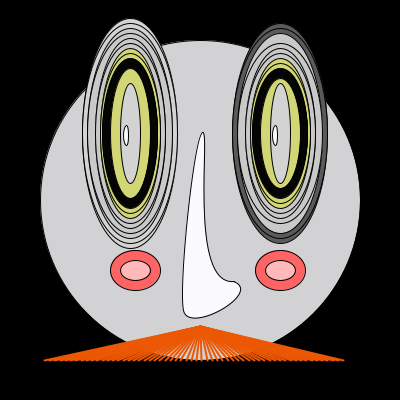
Frame 1 (no input)
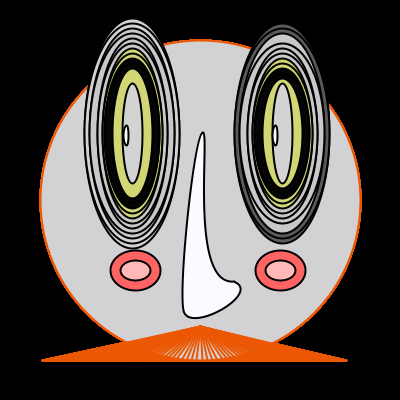
Frame 60 (the mouse pressed at the canvas centre just before this capture)
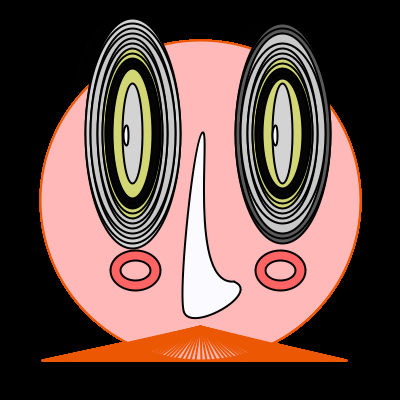
Frame 120 (the mouse held since frame 60 and released just before this capture)

The Processing sketch that drew these frames (run headless with seeded random() and noise(); from frame 60 on, the mouse is pressed at the canvas centre):

// Processing sketch: processing_92379
// ── processing_92379.pde





//Christopher Nolan pendant son brainstorm d'Inception 



float x;
float y;
float rayon = 160;
float blend;
float vitOsc = 0.1;

float gauche = 0 ;
float droite = 400;
float haut = 100;
float bas = 170;

float courante;
float cible;
float vitesse;

float fade;
float c;
int timeStamp;
int interval;

int pomdroiteX = 135;
int pomdroiteY = 270;
int pomdroiteR = 15;

int pomgaucheX = 280;
int pomgaucheY = 270;
int pomgaucheR = 15;

int etat;

/////////////////////////////////////////////////////////////// Fonction qui n'est appelee qu'au demarrage.

void setup() {
  size(400, 400); // La taille de la fenetre.
  frameRate(30); // Le nombre d'images par seconde.
  smooth(); // Lisser les formes dessinees.
  background(0, 0, 0);
  x=width/2;
  y=height/2;
  courante = 0.1;
  vitesse = 2;

  c = color(random(256), random(256), random(256));
  interval = 100;
}

void draw() {  

  ///////////////////////////////////////////////////////////////////Mouse Over
  float distance = dist( mouseX, mouseY, width/2, height/2);
  if ( distance < rayon ) {
    fill(255, 185, 185);
  } 
  else {
    fill(210, 209, 211);
  }
  //////////////////////////////////////////////////////////////// // tête   

  ellipse( width/2, height/2, rayon * 2, rayon * 2);
  stroke(0, 0, 0); 

  ///////////////////////////////////////////////////////////////////////// etats
  if ( etat == 0 ) {
    interval= 3000;        // Interval qui change dépendant des états
    vitOsc = 0.1;         // vitesse d'oscillation qui change dépendant de l'état
    cible= 0.25;            // Vitesse d'oscillation visée 
  }
  else if ( etat == 1) {
    vitOsc = 5;
    interval=75;
    cible= 0.25;
  }
  else {

    vitOsc = 0.25;
    interval=2000;
    cible= 0.1;
  }
  ////////////////////////////////////////////////////////////////////////////////



  ///////////////////////////////////////////////////////////////////////////////// Changer la couleur lorsque la souris est dessus la barre.
  pushMatrix();
  if ( mouseX > gauche && mouseX < droite && mouseY > haut && mouseY < bas ) {
    // mouseOver
    fill(255);
  } 
  else {
    fill(0);
  }
  /////////////////////////////////////////////////////////////////////////////////////////// Changer la couleur a chaque intervalle
  if ( millis() - timeStamp >= interval ) {  //Minuterie pour l'effet cathodique
    timeStamp = timeStamp + interval;
    rect(0, 100, 400, 70);
    rect(0, 200, 400, 70);
    fill(255);
  }
  popMatrix();


  ///////////////////////////////////////////////////////////////////////////// Pomettes    

  fill(255, 100, 100);
  ellipse(280, 270, 50, 40);
  ellipse(135, 270, 50, 40);
  fill(255, 185, 185);
  ellipse( pomdroiteX, pomdroiteY, pomdroiteR *2, 20);
  fill(255, 185, 185);
  ellipse( pomgaucheX, pomgaucheY, pomgaucheR *2, 20);

  //////////////////////////////////////////////////////////////////////// //Oeil mouvement        
  float oscOffsetD = 0.75;                    // décentrement de l'oscillation
  float oscCounterD = vitOsc * frameCount;    // vitesse d'oscillation
  float oscCenterD =width/4 + 25;              // décentrement de l'oscillation
  float oscRadiusD =width/50;
  float value = cos( oscCounterD + oscOffsetD ) * oscRadiusD + oscCenterD;
  ///////////////////////////////////////////////////////////////////////////
  ellipse(value+150, height*0.333, 50, 50);  
  ////////////////////////////////////////////////////////////////////////////// ///assouplissement

  float distanceA = abs(cible - courante);
  if (courante < cible ) {
    courante = value+150 + min(distanceA, vitesse);
  } 
  else {
    courante = value+150 - min(distanceA, vitesse);
  }
  //////////////////////////////////////////////////////////////////////////// oeil droite deuxième
  fill(90, 90, 90);
  ellipse(value+150, height*0.333, 95, 220);
  ellipse(value+150, height*0.333, 95, 210);

  fill(201, 201, 201);
  ellipse(value+150, height*0.333, 85, 200);
  ellipse(value+150, height*0.333, 85, 180);
  ellipse(value+150, height*0.333, 70, 170);     
  ellipse(value+150, height*0.333, 70, 160);

  fill(210, 214, 117);
  ellipse(value+150, height*0.333, 60, 150);
  ellipse(value+150, height*0.333, 60, 140);

  fill(5, 5, 5);
  ellipse(value+150, height*0.333, 55, 130);
  ellipse(value+150, height*0.333, 55, 120);

  fill(210, 214, 117);
  ellipse(value+150, height*0.333, 40, 110);

  fill(211, 211, 211);     
  ellipse(value+150, height*0.333, 20, 100);

  ///////////////////////////////////////////////////////////Oeil gauche mouvement   
  fill(211, 211, 211);
  ellipse(value, height*.333, 50, 50);        
  ellipse(value, height*0.333, 95, 230);
  ellipse(value, height*0.333, 95, 220);

  fill(201, 201, 201);
  ellipse(value, height*0.333, 85, 210);
  ellipse(value, height*0.333, 85, 200);
  ellipse(value, height*0.333, 70, 190);     
  ellipse(value, height*0.333, 70, 180);

  fill(210, 214, 117);
  ellipse(value, height*0.333, 60, 170);
  ellipse(value, height*0.333, 60, 160);

  fill(5, 5, 5);
  ellipse(value, height*0.333, 55, 150);
  ellipse(value, height*0.333, 55, 140);

  fill(210, 214, 117);
  ellipse(value, height*0.333, 40, 130);

  fill(211, 211, 211);     
  ellipse(value, height*0.333, 20, 100);

  fill(250, 250, 255);
  ellipse(126, 135, 5, 20);
  ellipse(275, 135, 5, 20);

  ////////////////////////////////////////////////////////////Nez       
  fill(250, 250, 255);
  beginShape();
  curveVertex(2.0, 243.0);
  curveVertex(233.0, 281.0);
  curveVertex(183.0, 310.0);
  curveVertex(202.0, 132.0);
  curveVertex(234.0, 281.0);
  curveVertex(482.0, 99.0);
  endShape();
  strokeWeight(2);
  stroke(0, 0, 0);

  noFill();
  ///////////////////////////////////////////////////////////////Moustache
  pushMatrix();
  stroke(235, 87, 2);      
  float x =random(40, 50);                  // random des poils de moustache qui bougent
  float oscDecallageD = 20;
  float oscCompteD =0.1 * frameCount;
  float oscCentreD =width/2;
  float oscRadianD =width/300;
  float valeur = cos( oscCompteD + oscDecallageD ) * oscRadianD + oscCentreD;

  while ( x < 330) { 
    line(valeur, height*0.815, x*1.05, 360); 
    x = x + 5 ;
  }
  popMatrix();
}

////////////////////////////////////////////////////////////////////////Mouse Pressed
void mousePressed() {
  float distance = dist( mouseX, mouseY, width/2, height/2 );
  if ( distance < rayon  ) {
    // mouseOver
  } 
  else {
    fill(210, 209, 211);
  }
  ellipse( width/2, height/2, rayon * 2, rayon * 2); 

  float pomdroiteDistance = dist( mouseX, mouseY, pomdroiteX, pomdroiteY );
  float pomgaucheDistance = dist( mouseX, mouseY, pomgaucheX, pomgaucheY );
  if ( pomdroiteDistance < pomdroiteR ) {
    etat = 1;
  } 
  else if ( pomgaucheDistance < pomgaucheR ) {
    etat = 2;
  } 
  else {
    etat = 0;
  }
}
